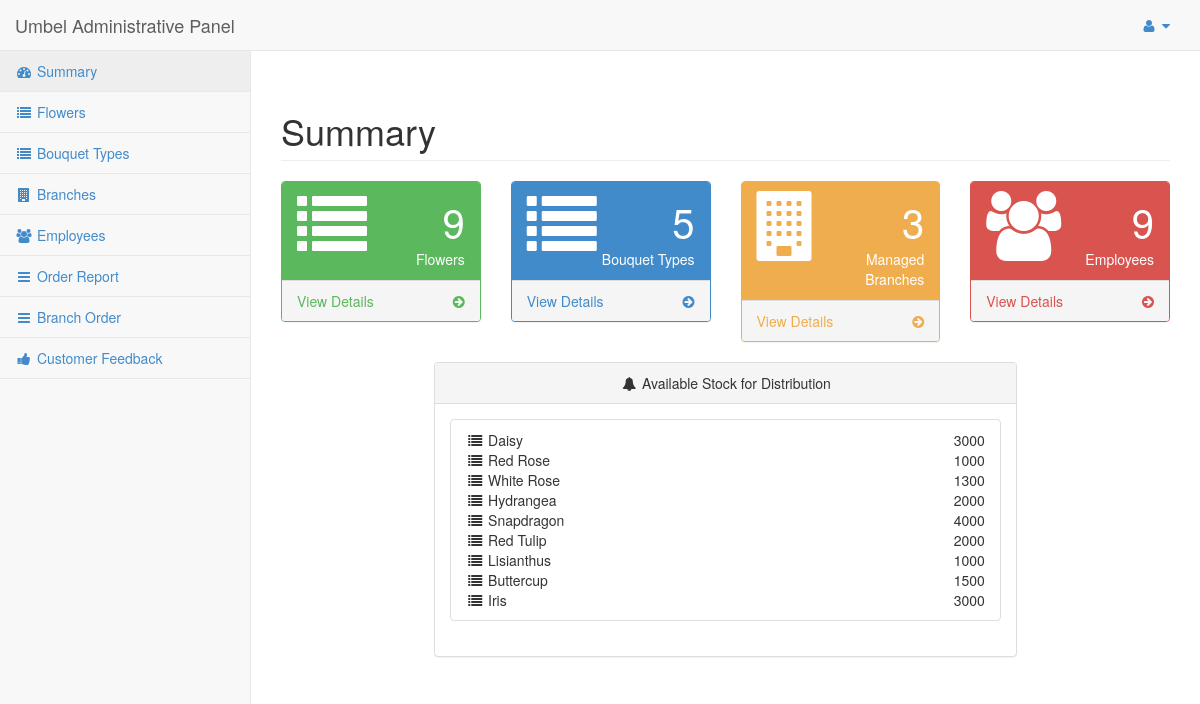
Screenshot of /admin/index.php (signed in) with the database file from the repository.
### tables this page shows
CREATE TABLE `product` (
  `p_ID` varchar(10) NOT NULL,
  `p_name` varchar(40) NOT NULL,
  `p_desc` text,
  `p_img` longblob,
  `p_price` int(10) NOT NULL,
  `p_stock` int(10) NOT NULL,
  `p_status` varchar(20) NOT NULL
);

### admin/index.php (the view, shortened to what this page needs)
<?php
include('../functions/connect.php');
if(isset($_SESSION['user']) && $_SESSION['type'] == 'Administrator')
{
?>
<!DOCTYPE html>
<html lang="en">
<head>
    <link href="css/bootstrap.min.css" rel="stylesheet">
    <link href="css/plugins/metisMenu/metisMenu.min.css" rel="stylesheet">
    <link href="css/sb-admin-2.css" rel="stylesheet">
    <link href="font-awesome-4.1.0/css/font-awesome.min.css" rel="stylesheet" type="text/css">
</head>
<body>
    <div id="wrapper">
        <nav class="navbar navbar-default navbar-static-top" role="navigation" style="margin-bottom: 0">
            <div class="navbar-header">
                <div class="navbar-brand" href="#">Umbel Administrative Panel</div>
            </div>
		<ul class="nav navbar-top-links navbar-right">
                <li class="dropdown">
                    <a class="dropdown-toggle" data-toggle="dropdown" href="#">
                        <i class="fa fa-user fa-fw"></i>  <i class="fa fa-caret-down"></i>
                    </a>
                </li>
            </ul>
            <div class="navbar-default sidebar" role="navigation">
                <div class="sidebar-nav navbar-collapse">
                    <ul class="nav" id="side-menu">
                        <li>
                            <a class="active" href="index.php"><i class="fa fa-dashboard fa-fw"></i> Summary</a>
                        </li>
                        <li>
                            <a href="products.php"><i class="fa fa-list fa-fw"></i> Flowers</a>
                        </li>
                        <li>
                            <a href="bouquets.php"><i class="fa fa-list fa-fw"></i> Bouquet Types</a>
                        </li>
                        <li>
                            <a href="branches.php"><i class="fa fa-building fa-fw"></i> Branches</a>
                        </li>
                        <li>
                            <a href="employees.php"><i class="fa fa-group fa-fw"></i> Employees</a>
                        </li>
                        <li>
                            <a href="order_report.php"><i class="fa fa-reorder fa-fw"></i> Order Report</a>
                        </li>
                        <li>
                            <a href="branch_order.php"><i class="fa fa-reorder fa-fw"></i> Branch Order</a>
                        </li>
                        <li>
                            <a href="feedback.php"><i class="fa fa-thumbs-up fa-fw"></i> Customer Feedback</a>
                        </li>
                    </ul>
                </div>
            </div>
        </nav>
        <div id="page-wrapper">
            <div class="row">
                <div class="col-lg-12">
                    <br>
                    <h1 class="page-header">Summary</h1>
                </div>
            </div>
            <div class="row">
                <div class="col-lg-3 col-md-6">
                    <div class="panel panel-green">
                        <div class="panel-heading">
                            <div class="row">
                                <div class="col-xs-3">
                                    <i class="fa fa-list fa-5x"></i>
                                </div>
                                <div class="col-xs-9 text-right">
                                    <?php
                                        $sql1="SELECT * FROM product WHERE p_status!='Archived'";
                                        $result1=mysqli_query($con, $sql1);
                                        $row1=mysqli_num_rows($result1);
                                    ?>
                                    <div class="huge"><?php echo $row1;?></div>
                                    <div>Flowers</div>
                                </div>
                            </div>
                        </div>
                        <a href="products.php">
                            <div class="panel-footer">
                                <span class="pull-left">View Details</span>
                                <span class="pull-right"><i class="fa fa-arrow-circle-right"></i></span>
                                <div class="clearfix"></div>
                            </div>
                        </a>
                    </div>
                </div>
                <div class="col-lg-3 col-md-6">
                    <div class="panel panel-primary">
                        <div class="panel-heading">
                            <div class="row">
                                <div class="col-xs-3">
                                    <i class="fa fa-list fa-5x"></i>
                                </div>
                                <div class="col-xs-9 text-right">
                                    <?php
                                        $sql2="SELECT * FROM bouquet WHERE bo_status='Available'";
                                        $result2=mysqli_query($con, $sql2);
                                        $row2=mysqli_num_rows($result2);
                                    ?>
                                    <div class="huge"><?php echo $row2; ?></div>
                                    <div>Bouquet Types</div>
                                </div>
                            </div>
                        </div>
                        <a href="feedback.php">
                            <div class="panel-footer">
                                <span class="pull-left">View Details</span>
                                <span class="pull-right"><i class="fa fa-arrow-circle-right"></i></span>
                                <div class="clearfix"></div>
                            </div>
                        </a>
                    </div>
                </div>
				<div class="col-lg-3 col-md-6">
                    <div class="panel panel-yellow">
                        <div class="panel-heading">
                            <div class="row">
                                <div class="col-xs-3">
                                    <i class="fa fa-building fa-5x"></i>
                                </div>
                                <div class="col-xs-9 text-right">
                                    <?php
                                        $sql3="SELECT * FROM branch WHERE b_status !='Unmanaged'";
                                        $result3=mysqli_query($con, $sql3);
                                        $row3=mysqli_num_rows($result3);
                                    ?>
                                    <div class="huge"><?php echo $row3; ?></div>
                                    <div>Managed Branches</div>
                                </div>
                            </div>
                        </div>
                        <a href="branches.php">
                            <div class="panel-footer">
                                <span class="pull-left">View Details</span>
                                <span class="pull-right"><i class="fa fa-arrow-circle-right"></i></span>
                                <div class="clearfix"></div>
                            </div>
                        </a>
                    </div>
                </div>
				<div class="col-lg-3 col-md-6">
                    <div class="panel panel-red">
                        <div class="panel-heading">
                            <div class="row">
                                <div class="col-xs-3">
                                    <i class="fa fa-group fa-5x"></i>
                                </div>
                                <div class="col-xs-9 text-right">
                                    <?php
                                        $sql4="SELECT * FROM user WHERE u_position !='Administrator'";
                                        $result4=mysqli_query($con, $sql4);
                                        $row4=mysqli_num_rows($result4);
                                    ?>
                                    <div class="huge"><?php echo $row4; ?></div>
                                    <div>Employees</div>
                                </div>
                            </div>
                        </div>
                        <a href="employees.php">
                            <div class="panel-footer">
                                <span class="pull-left">View Details</span>
                                <span class="pull-right"><i class="fa fa-arrow-circle-right"></i></span>
                                <div class="clearfix"></div>
                            </div>
                        </a>
                    </div>
                </div>
            </div>
			<div class="row">
                <div class="col-lg-2"></div>
				<div class="col-lg-8">
					 <div class="panel panel-default">
                        <div class="panel-heading">
                            <center><i class="fa fa-bell fa-fw"></i> Available Stock for Distribution</center>
                        </div>
                        <div class="panel-body">
                            <div class="list-group">
                                <div class="list-group-item">
                                <?php
                               while($row5 = mysqli_fetch_array($result1)){
                                ?>
                                    <i class="fa fa-list fa-fw"></i> <?php echo $row5['p_name'];?>
                                    <span class="pull-right"><?php echo $row5['p_stock'];?>
                                    </span><br>
                                <?php
                                 }
                                ?>
                                </div>
                            </div>
                        </div>
                    </div>
				</div>
                <div class="col-lg-2"></div>
			</div>
        </div>
    </div>
</body>
</html>
<?php
}
else{
	header ("location:../index.php?restricted=true");
}

### admin/css/sb-admin-2.css (style rules this page uses)
body { background-color: #f8f8f8; }
#wrapper { width: 100%; }
#page-wrapper { padding: 0 15px; min-height: 568px; background-color: #fff; }
@media (min-width:768px) { #page-wrapper { position: inherit; margin: 0 0 0 250px; padding: 0 30px; border-left: 1px solid #e7e7e7; } }
.navbar-top-links li { display: inline-block; }
.navbar-top-links li:last-child { margin-right: 15px; }
.navbar-top-links li a { padding: 15px; min-height: 50px; }
.sidebar .sidebar-nav.navbar-collapse { padding-right: 0; padding-left: 0; }
.sidebar ul li { border-bottom: 1px solid #e7e7e7; }
.sidebar ul li a.active { background-color: #eee; }
@media (min-width:768px) { .sidebar { z-index: 1; position: absolute; width: 250px; margin-top: 51px; } }
.huge { font-size: 40px; }
.panel-green { border-color: #5cb85c; }
.panel-green .panel-heading { border-color: #5cb85c; color: #fff; background-color: #5cb85c; }
.panel-green a { color: #5cb85c; }
.panel-red { border-color: #d9534f; }
.panel-red .panel-heading { border-color: #d9534f; color: #fff; background-color: #d9534f; }
.panel-red a { color: #d9534f; }
.panel-yellow { border-color: #f0ad4e; }
.panel-yellow .panel-heading { border-color: #f0ad4e; color: #fff; background-color: #f0ad4e; }
.panel-yellow a { color: #f0ad4e; }

### rows the page displays
product: p_name "Daisy", p_stock "3000"
product: p_name "Red Rose", p_stock "1000"
product: p_name "White Rose", p_stock "1300"
product: p_name "Hydrangea", p_stock "2000"
product: p_name "Snapdragon", p_stock "4000"
product: p_name "Red Tulip", p_stock "2000"
product: p_name "Lisianthus", p_stock "1000"
product: p_name "Buttercup", p_stock "1500"
product: p_name "Iris", p_stock "3000"

### other values shown
$row1 "9"
$row2 "5"
$row3 "3"
$row4 "9"
